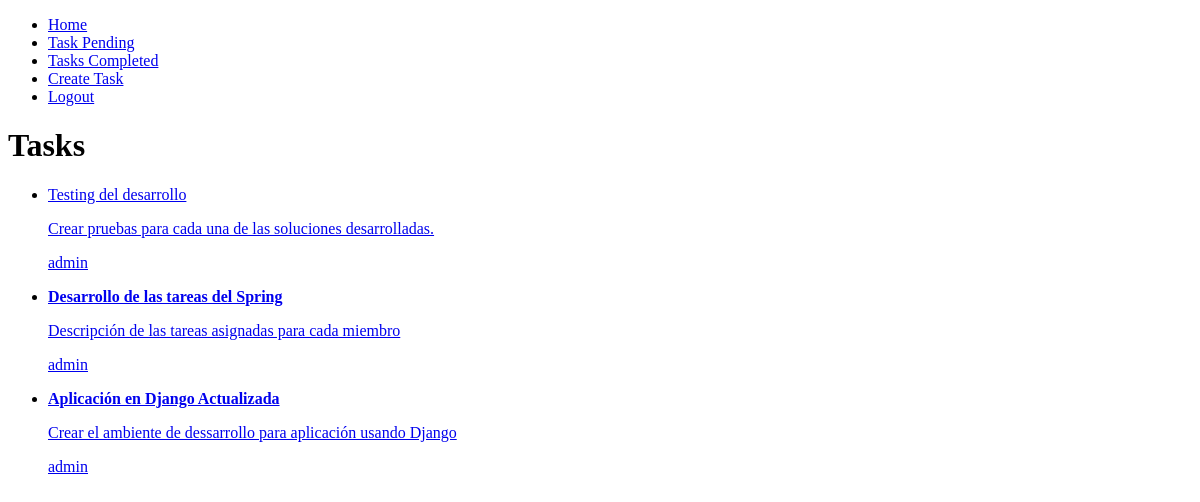
/tasks/ (signed in), run on an earlier commit of the app's database.
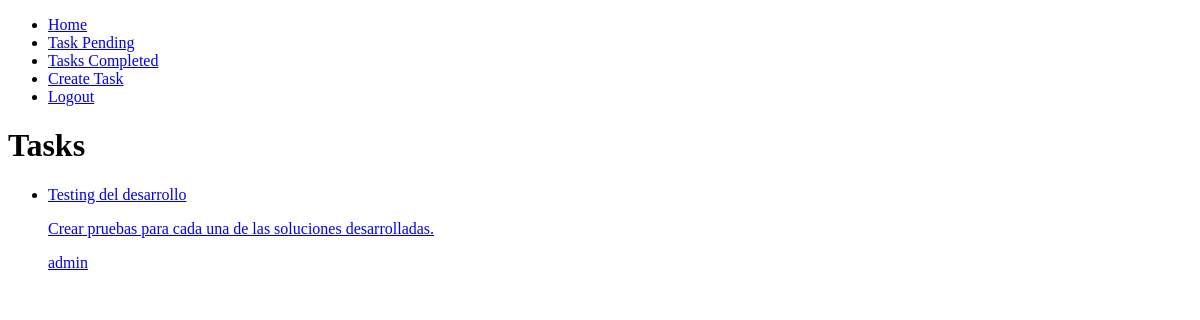
And on a later commit of the database.
### tasks/models.py (models this page shows, shortened)
class Task(models.Model):
    title = models.CharField(max_length=100)
    description = models.TextField(blank=True)
    created = models.DateTimeField(auto_now_add=True)
    date_completed = models.DateTimeField(null=True, blank=True)
    important = models.BooleanField(default=False)
    user = models.ForeignKey(User, on_delete=models.CASCADE)

### tasks/views.py (the view)
# urls.py: path('', include('tasks.urls')),
@login_required
def tasks(request):
    tasks = Task.objects.filter(user=request.user, date_completed__isnull=True)
    return render(request, 'tasks.html', {'tasks': tasks})

### tasks/templates/tasks.html (shortened to what this page needs)
{% extends 'base.html' %}
{% block content %}
<h1>Tasks</h1>
<ul>
    {% for task in tasks %}
        <li>
            <a href="{% url 'task_detail' task.id %}">
                {% if task.important %}
                    <p><strong>{{ task.title }}</strong></p>
                {% else %}
                    <p>{{ task.title }}<p>
                {% endif %}
                <p>{{ task.description }}</p>
                <p>{{ task.user.username }}</p>
            </a>
        </li>
    {% endfor %}
</ul>
{% endblock %}

What changed in the data, as far as the page shows it:
no longer on this page (row edited): Task: title "Desarrollo de las tareas del Spring", description "Descripción de las tareas asignadas para cada miembro", user.username "admin"
no longer on this page (row edited): Task: title "Aplicación en Django Actualizada", description "Crear el ambiente de dessarrollo para aplicación usando Django", user.username "admin"
